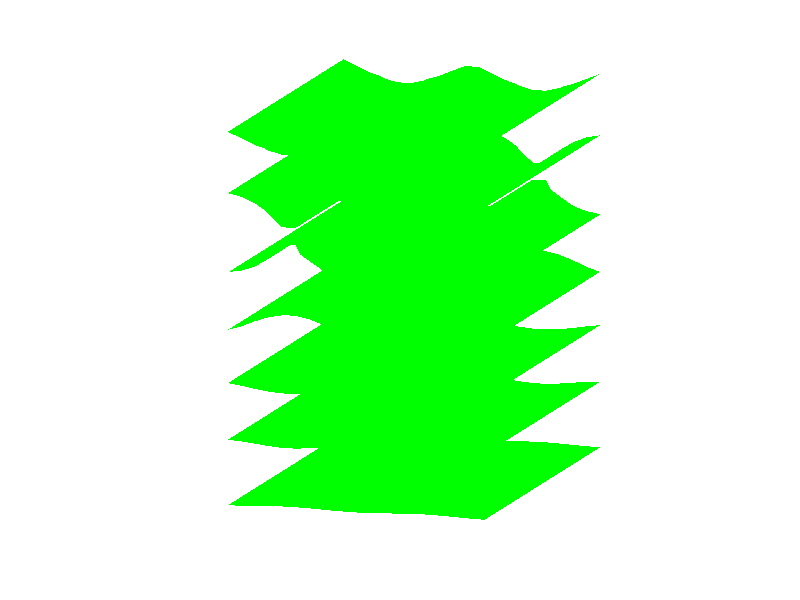

Write the MATLAB code that produced this figure. (Note: this script raises an error after producing the figure.)
% Program IsoSurface, run by typing run("./main.m")


% Clear all previous variables
clear all;
% Getting the coordiante variables from the data, and making them
% into the correct format, mesh
A=importdata('./xyz.dat');
%getting the concentration from the data file
B=importdata('./ABCD.dat');

[X,Y,Z]=meshgrid(A(:,2),A(:,1),A(:,3));


% The size is used for the for loop
x_size=size(A(:,2),1);
y_size=size(A(:,1),1);
z_size=size(A(:,3),1);
% Dividing up the concentration values
VA=zeros(x_size,y_size,z_size);
VB=zeros(x_size,y_size,z_size);
% Taking the concentration values and putting them into the correct
% format, mesh-format
ii=1;
for i=1:x_size,
    for j=1:y_size,
        for k=1:z_size,
            VA(i,j,k)=B(ii,1);
            VB(i,j,k)=B(ii,2);
            ii=ii+1;
        end
    end
end
% clearing useless variables
clear i;
clear j;
clear k;
clear ii;
% Thres3old for the isosurf, 
cutA=0.3;
cutB=0.7;


axis vis3d;
view([1,0.3,0.2]);
axis off;
daspect('mode');

% B
% ++++++++++++++++++++++++++++++++++++++++++++++++++++++++++++++++++++++++++++++++
pB = patch(isosurface(X,Y,Z,VB,cutB),'FaceColor','green','EdgeColor','none');
qB = patch(isocaps(X,Y,Z,VB,cutB),'FaceColor','green','EdgeColor', ...
          'none');
alpha(pB,0.5);
alpha(qB,0.5);

% A    ++++++++++++++++++++++++++++++++++++++++++++++++++++++++++++++++++++++++++++++++
pA = patch(isosurface(X,Y,Z,VA,cutA),'FaceColor','red','EdgeColor','none');
qA = patch(isocaps(X,Y,Z,VA,cutA),'FaceColor','red','EdgeColor', ...
         'none');
alpha(pA,0.7);
alpha(qA,0.7);
